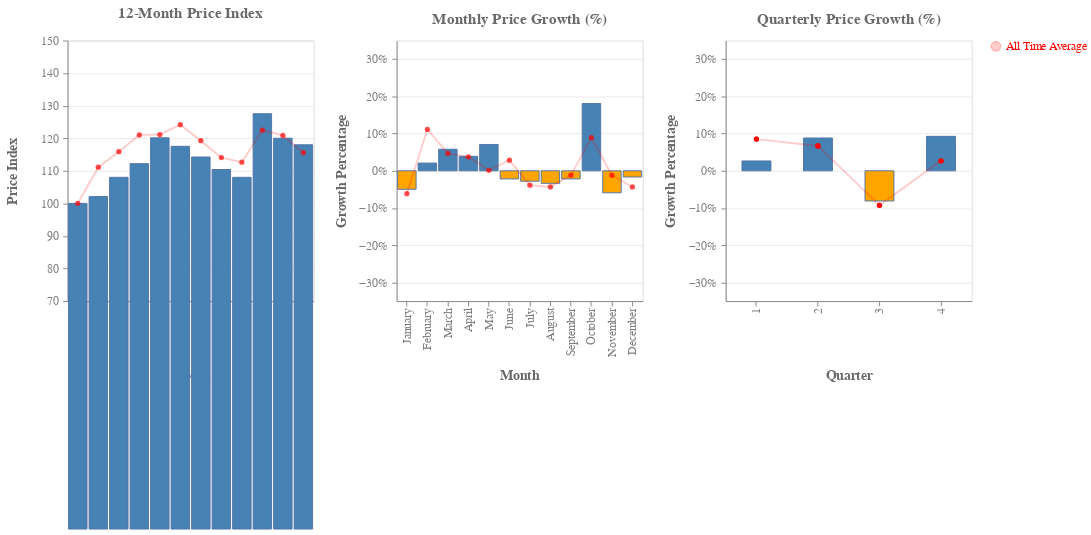

The notebook cell saved with this chart:
### Code cell
chart_b

### Figure 1 — Vega-Lite specification as saved in the notebook (floating-point values rounded to 4 significant figures; data arrays with more than 128 entries replaced by an {"elided": "..."} marker saying what was removed)
{"config": {"view": {"continuousWidth": 400, "continuousHeight": 300}, "axis": {"gridOpacity": 0.6}, "axisX": {"grid": false, "labelColor": "grey", "labelFontSize": 12, "titleColor": "dimgray", "titleFont": "Helvetica Sans", "titleFontSize": 14, "titleY": 70}, "axisY": {"labelColor": "grey", "labelFontSize": 12, "labelPadding": 5, "titleColor": "dimgray", "titleFont": "Helvetica Sans", "titleFontSize": 14, "titleX": -50}, "concat": {"spacing": 20}, "legend": {"labelColor": "k", "labelFontSize": 12}, "title": {"color": "dimgrey", "dy": -10, "font": "Helvetica Sans", "fontSize": 16}}, "hconcat": [{"layer": [{"layer": [{"mark": {"type": "bar", "stroke": "#5276A7"}, "encoding": {"color": {"condition": {"value": "steelblue", "test": "(datum['Price Index'] >= 100)"}, "value": "orange"}, "tooltip": [{"type": "ordinal", "field": "Month Name", "title": "Month"}, {"type": "quantitative", "field": "Price Index", "format": ".2f", "title": "Price Index"}, {"type": "quantitative", "field": "Price Index Avg", "format": ".2f", "title": "All Time Avg Price Index"}], "x": {"type": "ordinal", "field": "Month Name", "sort": ["January", "February", "March", "April", "May", "June", "July", "August", "September", "October", "November", "December"], "title": "Month"}, "y": {"type": "quantitative", "field": "Price Index", "scale": {"domain": [72, 150]}, "title": "Price Index"}}, "selection": {"selector001": {"type": "single", "fields": ["Year"], "bind": {"input": "range", "max": 2021, "min": 2009, "name": "Year    ", "step": 1}, "init": {"Year": 2017}}, "selector002": {"type": "single", "fields": ["County"], "bind": {"input": "select", "options": ["Alameda", "Contra Costa", "Marin", "Napa", "San Francisco", "San Mateo", "Santa Clara", "Solano", "Sonoma"], "name": "County    "}, "init": {"County": "San Francisco"}}}, "title": "12-Month Price Index"}, {"mark": {"type": "line", "color": "red", "opacity": 0.2, "point": {"filled": true, "fill": "red", "opacity": 0.7}}, "encoding": {"tooltip": [{"type": "ordinal", "field": "Month Name", "title": "Month"}, {"type": "quantitative", "field": "Price Index", "format": ".2f", "title": "Price Index"}, {"type": "quantitative", "field": "Price Index Avg", "format": ".2f", "title": "All Time Avg Price Index"}], "x": {"type": "ordinal", "field": "Month Name", "sort": ["January", "February", "March", "April", "May", "June", "July", "August", "September", "October", "November", "December"], "title": "Month"}, "y": {"type": "quantitative", "field": "Price Index Avg", "title": ""}}, "title": "12-Month Price Index"}]}], "height": 270, "transform": [{"filter": {"selection": "selector001"}}, {"filter": {"selection": "selector002"}}], "width": 255}, {"layer": [{"layer": [{"mark": {"type": "bar", "stroke": "#5276A7"}, "encoding": {"color": {"condition": {"value": "steelblue", "test": "(datum['Month to Month Growth'] > 0)"}, "value": "orange"}, "tooltip": [{"type": "ordinal", "field": "Month Name", "title": "Month"}, {"type": "quantitative", "field": "Month to Month Growth", "format": ".2%", "title": "Growth Rate"}, {"type": "quantitative", "field": "Month to Month Growth Avg", "format": ".2%", "title": "All Time Avg Rate"}], "x": {"type": "ordinal", "field": "Month Name", "sort": ["January", "February", "March", "April", "May", "June", "July", "August", "September", "October", "November", "December"], "title": "Month"}, "y": {"type": "quantitative", "axis": {"format": "%"}, "field": "Month to Month Growth", "title": "Growth Percentage"}}, "selection": {"selector001": {"type": "single", "fields": ["Year"], "bind": {"input": "range", "max": 2021, "min": 2009, "name": "Year    ", "step": 1}, "init": {"Year": 2017}}, "selector002": {"type": "single", "fields": ["County"], "bind": {"input": "select", "options": ["Alameda", "Contra Costa", "Marin", "Napa", "San Francisco", "San Mateo", "Santa Clara", "Solano", "Sonoma"], "name": "County    "}, "init": {"County": "San Francisco"}}}, "title": "Monthly Price Growth (%)"}, {"mark": {"type": "line", "color": "red", "opacity": 0.2, "point": {"filled": true, "fill": "red", "opacity": 0.7}}, "encoding": {"tooltip": [{"type": "ordinal", "field": "Month Name", "title": "Month"}, {"type": "quantitative", "field": "Month to Month Growth", "format": ".2%", "title": "Growth Rate"}, {"type": "quantitative", "field": "Month to Month Growth Avg", "format": ".2%", "title": "All Time Avg Rate"}], "x": {"type": "ordinal", "field": "Month Name", "sort": ["January", "February", "March", "April", "May", "June", "July", "August", "September", "October", "November", "December"], "title": "Month"}, "y": {"type": "quantitative", "field": "Month to Month Growth Avg", "scale": {"domain": [-0.32, 0.32]}, "title": ""}}, "title": "Monthly Price Growth (%)"}]}], "height": 270, "transform": [{"filter": {"selection": "selector001"}}, {"filter": {"selection": "selector002"}}], "width": 255}, {"layer": [{"layer": [{"mark": {"type": "bar", "size": 30, "stroke": "#5276A7"}, "encoding": {"color": {"condition": {"value": "steelblue", "test": "(datum['Quarter Growth'] > 0)"}, "value": "orange"}, "tooltip": [{"type": "ordinal", "field": "Quarter", "title": "Quarter"}, {"type": "quantitative", "field": "Quarter Growth", "format": ".2%", "title": "Growth Rate"}, {"type": "quantitative", "field": "Quarterly Growth Avg", "format": ".2%", "title": "All Time Avg Rate"}], "x": {"type": "ordinal", "axis": {"titlePadding": 28}, "field": "Quarter", "sort": null, "title": "Quarter"}, "y": {"type": "quantitative", "axis": {"format": "%"}, "field": "Quarter Growth", "title": "Growth Percentage"}}, "selection": {"selector001": {"type": "single", "fields": ["Year"], "bind": {"input": "range", "max": 2021, "min": 2009, "name": "Year    ", "step": 1}, "init": {"Year": 2017}}, "selector002": {"type": "single", "fields": ["County"], "bind": {"input": "select", "options": ["Alameda", "Contra Costa", "Marin", "Napa", "San Francisco", "San Mateo", "Santa Clara", "Solano", "Sonoma"], "name": "County    "}, "init": {"County": "San Francisco"}}}, "title": "Quarterly Price Growth (%)", "transform": [{"calculate": "'All Time Average'", "as": "line3"}]}, {"mark": {"type": "line", "color": "red", "opacity": 0.2, "point": {"filled": true, "fill": "red", "opacity": 0.7}}, "encoding": {"color": {"type": "nominal", "field": "line3", "scale": {"domain": ["All Time Average"], "range": ["red"]}, "title": ""}, "tooltip": [{"type": "ordinal", "field": "Quarter", "title": "Quarter"}, {"type": "quantitative", "field": "Quarter Growth", "format": ".2%", "title": "Growth Rate"}, {"type": "quantitative", "field": "Quarterly Growth Avg", "format": ".2%", "title": "All Time Avg Rate"}], "x": {"type": "ordinal", "axis": {"titlePadding": 28}, "field": "Quarter", "sort": null, "title": "Quarter"}, "y": {"type": "quantitative", "field": "Quarterly Growth Avg", "scale": {"domain": [-0.32, 0.32]}, "title": ""}}, "title": "Quarterly Price Growth (%)", "transform": [{"calculate": "'All Time Average'", "as": "line3"}]}]}], "height": 270, "transform": [{"filter": {"selection": "selector001"}}, {"filter": {"selection": "selector002"}}], "width": 255}], "data": {"name": "data-a0a8ea5da6bff297bb68733ac47d7a45"}, "$schema": "https://vega.github.io/schema/vega-lite/v4.0.0.json", "datasets": {"data-a0a8ea5da6bff297bb68733ac47d7a45": {"elided": "1431 records"}}}
